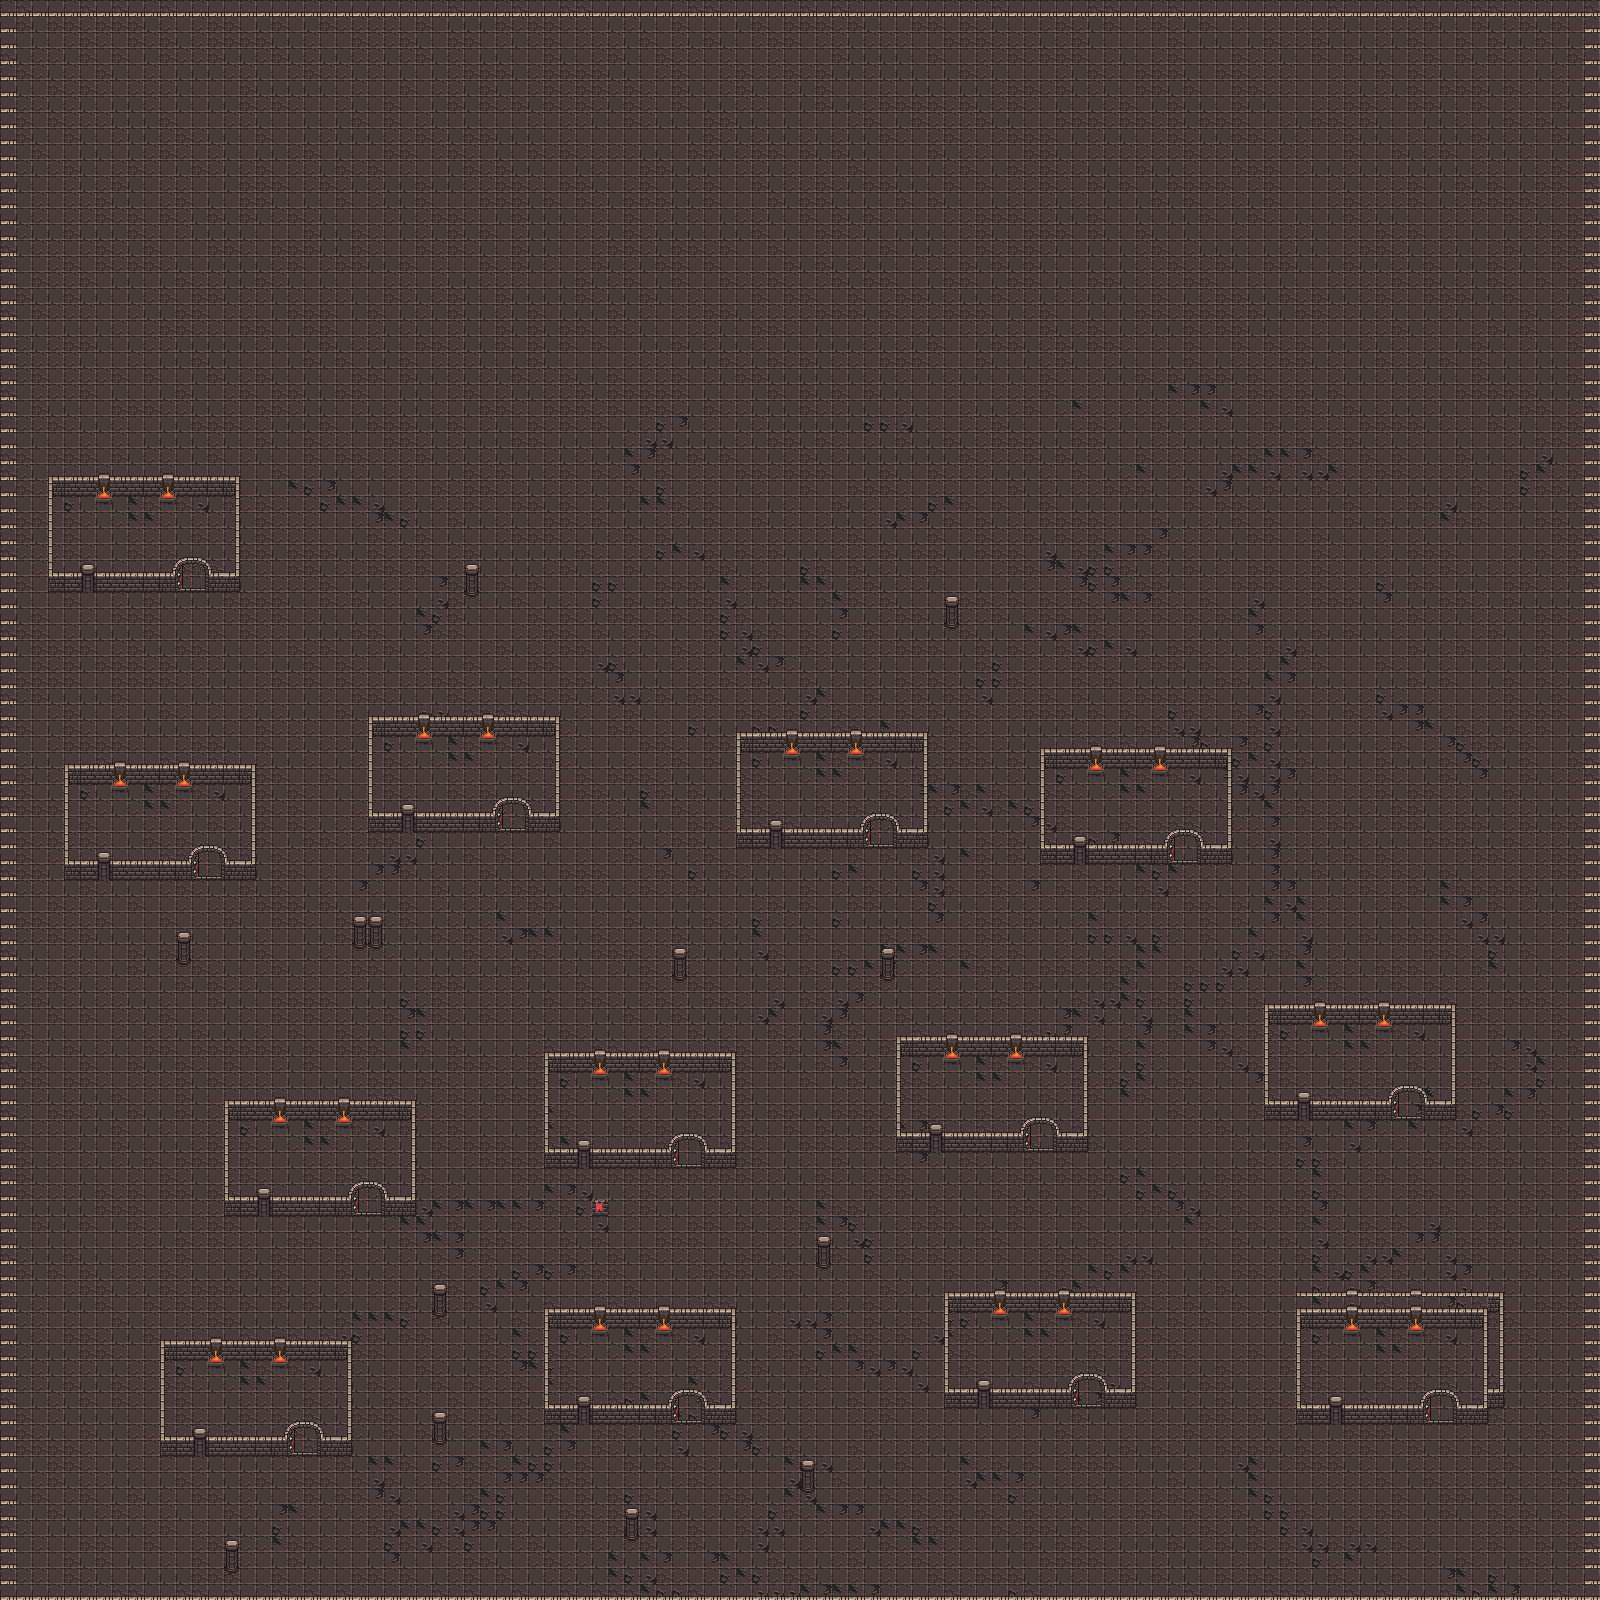

Tiled map render using the project's own tile images. Description and the map definition, with tile-layer contents summarised, below:
An orthogonal 100x100 tile map with 16x16 px tiles, 2 tile layers (Tile Layer 1, Tile Layer 2).

<map version="1.4" tiledversion="1.4.3" orientation="orthogonal" renderorder="left-down" width="100" height="100" tilewidth="16" tileheight="16" infinite="0" nextlayerid="3" nextobjectid="1">
 <tileset firstgid="1" source="please.tsx" />
 <layer id="1" name="Tile Layer 1" width="100" height="100">
  <data>[10000 cells, 10000 non-empty, 8 distinct tile ids]</data>
 </layer>
 <layer id="2" name="Tile Layer 2" width="100" height="100">
  <data>[10000 cells, 1733 non-empty, 42 distinct tile ids]</data>
 </layer>
</map>
